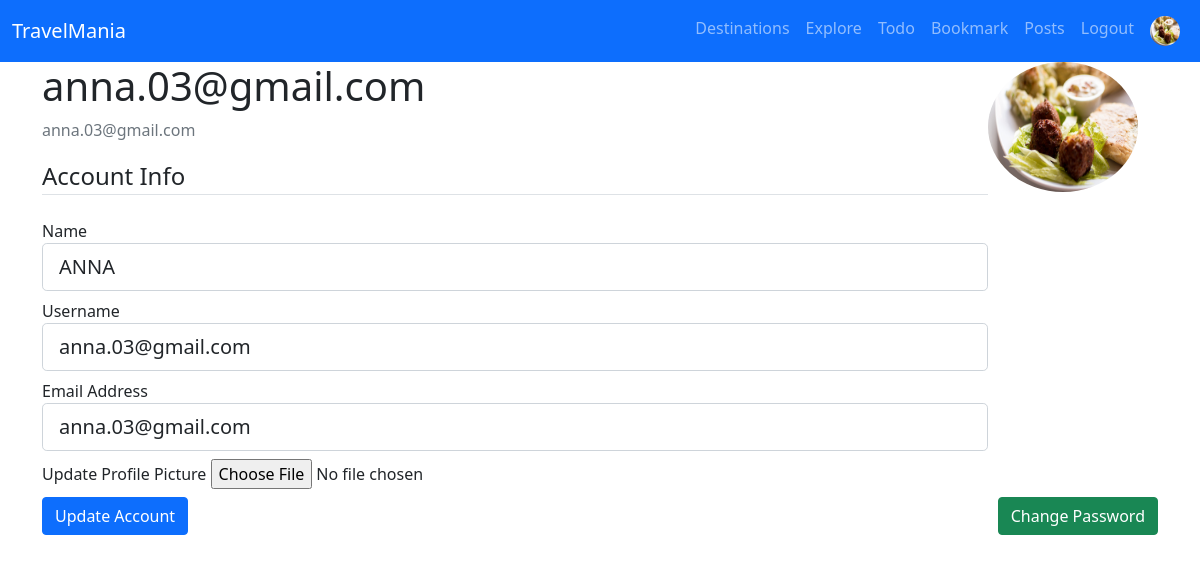
Page /user/profile (signed in) on the committed database.
### travel/user/models.py (models this page shows, shortened)
class User(db.Model, UserMixin):
    id = db.Column(db.Integer, primary_key=True)
    name = db.Column(db.String(30), unique=False, nullable=False)
    username = db.Column(db.String(30), unique=True, nullable=False)
    email = db.Column(db.String(120), unique=True, nullable=False)
    password = db.Column(db.String(180), unique=False, nullable=False)
    date_created = db.Column(db.DateTime(timezone=True), default=func.now())
    avatar = db.Column(db.String(20), default='avatar.png', nullable=False)
    notes = db.relationship('Note')
    bookmarks = db.relationship('Bookmark')
    posts = db.relationship('Post')
    comments = db.relationship('Comment')
    likes = db.relationship('Like', backref='user', passive_deletes=True)

### travel/user/views.py (the view)
@login_required
@user_views.route('/profile', methods=['GET', 'POST'])
def profile():
    form = UpdateAccountForm()
    if request.method == 'POST':
        if form.image.data:
            picture_file = save_picture(form.image.data)
            current_user.avatar = picture_file
        current_user.name = form.name.data
        current_user.username = form.username.data
        current_user.email = form.email.data
        db.session.commit()
        flash('Your account information has been updated!', 'success')
        return redirect(url_for('user_views.profile'))
    elif request.method == 'GET':
        form.name.data = current_user.name
        form.username.data = current_user.username
        form.email.data = current_user.email
    image_file = url_for('static', filename='img/avatar/' + current_user.avatar)
    return render_template('user/profile.html', user=current_user, image_file=image_file, form=form)

### travel/user/forms.py (shortened to what this page needs)
class UpdateAccountForm(FlaskForm):
    name = StringField('Name', validators=[DataRequired(), Length(min=3)])
    username = StringField('Username', validators=[DataRequired(), Length(min=3)])
    email = StringField('Email Address', validators=[DataRequired(), Email()])
    image = FileField('Update Profile Picture', validators=[FileAllowed(['jpg', 'jpeg', 'png'])])
    password = PasswordField('Password', validators=[Length(min=7)])
    confirm_password = PasswordField('Confirm Password', validators=[EqualTo('password', message='Passwords must match')])
    submit = SubmitField('Update Account')

### travel/__init__.py (called while the page is built)
@login_manager.user_loader
def user_loader(user_id):
    return User.query.get(user_id)

### travel/templates/user/profile.html (shortened to what this page needs)
{% extends 'layout.html' %}
{% block content %}
<div class="container content-section">
  <div class="media">
    <img class="rounded-circle account-img" src="{{ image_file }}">
    <div class="media-body">
      <h2 class="account-heading">{{ current_user.username }}</h2>
      <p class="text-secondary">{{ current_user.email }}</p>
    </div>
  </div>
    <form method="POST" action="" enctype="multipart/form-data">
        <fieldset class="form-group">
            <legend class="border-bottom mb-4">Account Info</legend>
            <div class="form-group">
              {{ form.name.label(class="form-control-label") }}
              {% if form.name.errors %}
                {{ form.name(class="form-control form-control-lg is-invalid") }}
                <div class="invalid-feedback">
                  {% for errors in form.name.errors %}
                    <span>{{ errors }}</span>
                  {% endfor %}
                </div>
              {% else %}
                {{ form.name(class="form-control form-control-lg") }}
              {% endif %}
            </div>
            <div class="form-group pt-2">
                {{ form.username.label(class="form-control-label") }}
                {% if form.username.errors %}
                    {{ form.username(class="form-control form-control-lg is-invalid") }}
                    <div class="invalid-feedback">
                        {% for error in form.username.errors %}
                            <span>{{ error }}</span>
                        {% endfor %}
                    </div>
                {% else %}
                    {{ form.username(class="form-control form-control-lg") }}
                {% endif %}
            </div>
            <div class="form-group pt-2">
                {{ form.email.label(class="form-control-label") }}
                {% if form.email.errors %}
                    {{ form.email(class="form-control form-control-lg is-invalid") }}
                    <div class="invalid-feedback">
                        {% for error in form.email.errors %}
                            <span>{{ error }}</span>
                        {% endfor %}
                    </div>
                {% else %}
                    {{ form.email(class="form-control form-control-lg") }}
                {% endif %}
            </div>
            <div class="form-group pt-2">
                {{ form.image.label() }}
                {{ form.image(class="form-control-file") }}
            </div>
        </fieldset>
        <div class="form-group pt-2">
            {{ form.submit(class="btn btn-primary") }}
            <a href="{{ url_for('user_views.change_password') }}" class="btn btn-success link-button">Change Password</a>
        </div>
    </form>
</div>
{% endblock %}

### travel/templates/layout.html (shortened to what this page needs)
<!DOCTYPE html>
<html>
  <head>
    <link href="https://cdn.jsdelivr.net/npm/bootstrap@5.1.1/dist/css/bootstrap.min.css" rel="stylesheet">
    <link href="https://cdnjs.cloudflare.com/ajax/libs/font-awesome/5.14.0/css/all.min.css" rel="stylesheet" type="text/css">
    <link rel="stylesheet" type="text/css" href="{{ url_for('static',filename='css/main.css') }}">
  </head>
  <body>
    <nav class="navbar navbar-expand-lg navbar-dark bg-primary">
      <div class="container-fluid">
        <a class="navbar-brand mb-0 h1" href="{{ url_for('views.home') }}">TravelMania</a>
        <div class="collapse navbar-collapse" id="navbarSupportedContent">
          <ul class="navbar-nav ms-auto mb-2 mb-lg-0 text-center">
            <li class="nav-item"><a class="nav-link" href="{{url_for('views.destinations')}}">Destinations</a></li>
            <li class="nav-item"><a class="nav-link" href="{{url_for('views.explore')}}">Explore</a></li>
            {% if user.is_authenticated %}
            <li class="nav-item"><a class="nav-link" href="{{url_for('user_views.todo')}}" >Todo</a></li>
            <li class="nav-item"><a class="nav-link" href="{{url_for('user_views.bookmarks')}}">Bookmark</a></li>
            <li class="nav-item"><a class="nav-link" href="{{url_for('user_views.posts', username=user.username)}}">Posts</a></li>
            <li class="nav-item"><a class="nav-link" href="{{url_for('user_auth.logout')}}" >Logout</a></li>
            <li class="nav-item"><a class="nav-link" href="{{url_for('user_views.profile')}}" ><img class="rounded-circle account-icon" src="{{ url_for('static', filename='img/avatar/' + user.avatar) }}"></a></li>
            {% else %}
            <li class="nav-item"><a class="nav-link" href="{{ url_for('user_auth.login') }}">Login</a></li>
            <li class="nav-item"><a class="nav-link" href="{{ url_for('user_auth.signup') }}">Signup</a></li>
            {% endif %}
        </div>
      </div>
    </nav>
    {% block content %} {% endblock %}
  </body>
</html>

### travel/static/css/main.css (style rules this page uses)
.link-button { float:right; }
.account-img { height: 130px; width: 150px; margin-right: 20px; float: right; }
.account-icon { height: 30px; width: 30px; }
.account-heading { font-size: 2.5rem; }

### rows in the picture
User: avatar (picture), username "anna.03@gmail.com", email "anna.03@gmail.com", name "ANNA"
